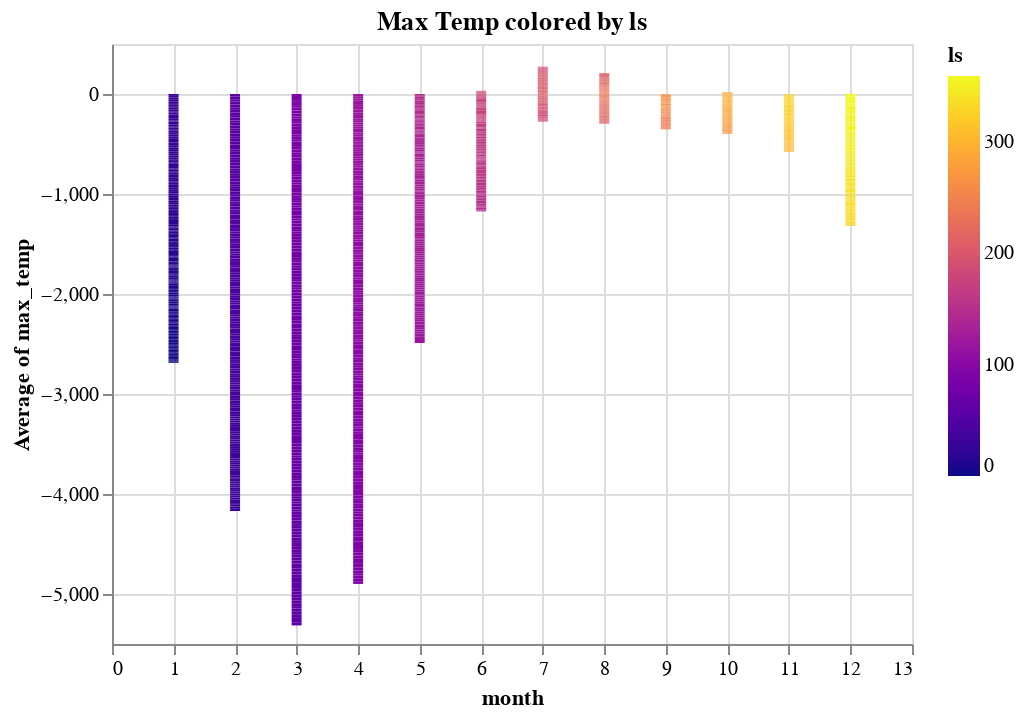

The cell this chart's notebook holds for it:
### Code cell
alt.Chart(mars, title='Max Temp colored by ls').mark_bar(color='red').encode(
    x='month',
    y='average(max_temp)',
    color=alt.Color('ls', scale=alt.Scale(scheme='plasma')),
    tooltip=list(mars.columns),
)

### Figure 1 — Vega-Lite specification as saved in the notebook (floating-point values rounded to 4 significant figures; data arrays with more than 128 entries replaced by an {"elided": "..."} marker saying what was removed)
{"config": {"view": {"continuousWidth": 400, "continuousHeight": 300}}, "data": {"name": "data-faa1dd8998af3b61d1fbb1c69ed0ae3c"}, "mark": {"type": "bar", "color": "red"}, "encoding": {"color": {"type": "quantitative", "field": "ls", "scale": {"scheme": "plasma"}}, "tooltip": [{"type": "quantitative", "field": "sol"}, {"type": "quantitative", "field": "ls"}, {"type": "quantitative", "field": "month"}, {"type": "quantitative", "field": "min_temp"}, {"type": "quantitative", "field": "max_temp"}, {"type": "quantitative", "field": "pressure"}], "x": {"type": "quantitative", "field": "month"}, "y": {"type": "quantitative", "aggregate": "average", "field": "max_temp"}}, "title": "Max Temp colored by ls", "$schema": "https://vega.github.io/schema/vega-lite/v4.8.1.json", "datasets": {"data-faa1dd8998af3b61d1fbb1c69ed0ae3c": {"elided": "1894 records"}}}
